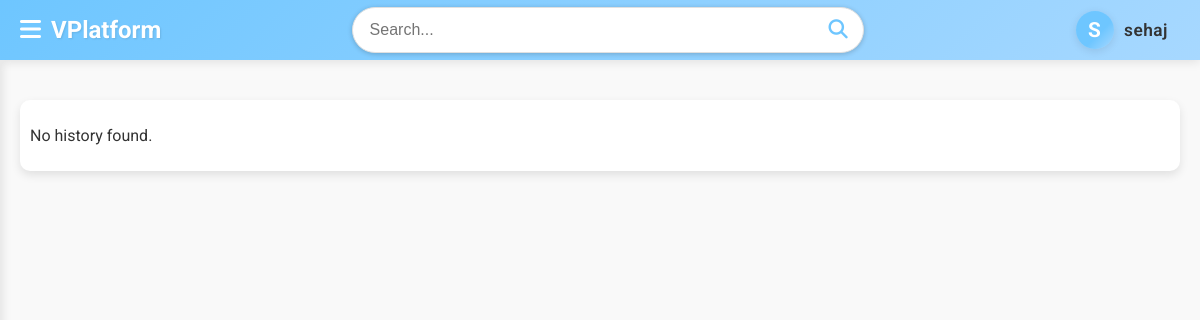
The page /history/ (signed in) on the database as committed earlier.
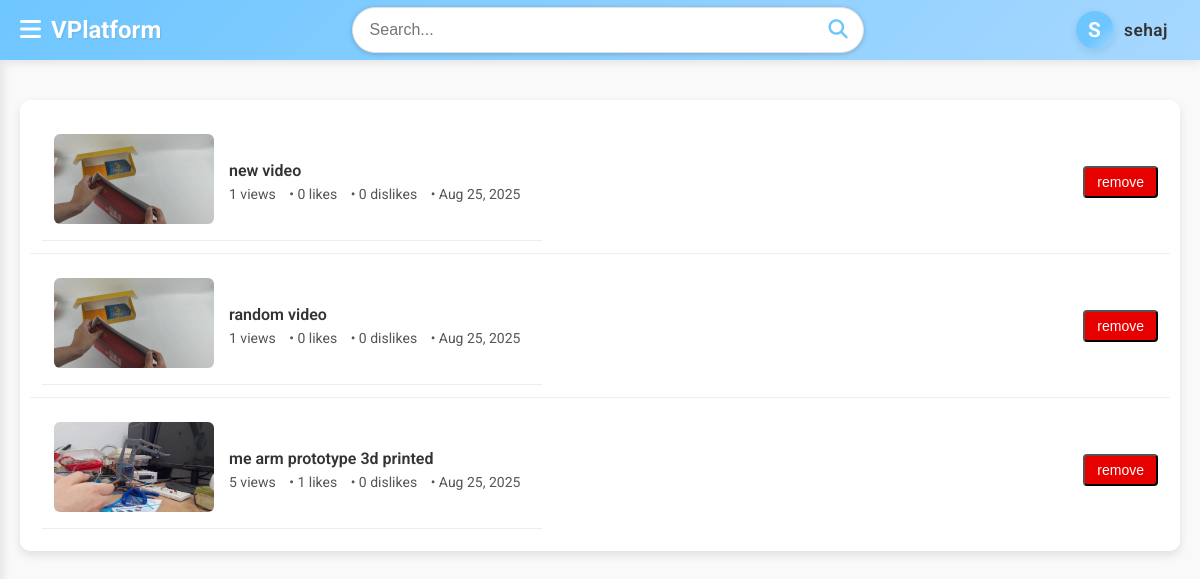
The same page on the database as committed later.
### videos_display/models.py (models this page shows, shortened)
class Video(models.Model):
    username = models.CharField(max_length=100)
    email = models.EmailField()
    title = models.CharField(max_length=200)
    description = models.CharField(max_length=2000)
    published_date = models.DateField(auto_now=True)
    category = models.CharField(max_length=25)
    video = models.FileField(upload_to='videos/')
    thumbnail = models.ImageField(upload_to='thumbnails/', null=True, blank=True)
    duration = models.CharField(max_length=8, blank=True, null=True)  # in seconds
    views = models.PositiveIntegerField(default=0)
    likes = models.PositiveIntegerField(default=0)
    dislikes = models.PositiveIntegerField(default=0)

### videos_display/views.py (the view)
# urls.py: path('history/',vd_views.history,name='history'),
def history(request):
    if request.user.is_authenticated:
        from .models import WatchHistory, Video
        history_entries = WatchHistory.objects.filter(user=request.user).order_by('-watched_at')
        video_ids = [entry.video.id for entry in history_entries]
        videos = list(Video.objects.filter(id__in=video_ids))
        videos_sorted = sorted(videos, key=lambda v: video_ids.index(v.id))
        return render(request, 'videos_display/history_page.html', {'history_videos': videos_sorted})
    else:
        return render(request, 'User/sign_in_request_page.html')

### videos_display/templates/videos_display/history_page.html (shortened to what this page needs)
{% extends 'base.html' %}
{% load static %}
{% block extra_css %}
<link rel="stylesheet" href="{% static 'css/liked_video_page.css' %}">
{% endblock %}
{% block content %}
<div class="video-list" id="history-videos-list">
    {% for video in history_videos %}
    <div class="video-item" id="history-{{ video.id }}">
        <a href="{% url 'full_video' video.id %}" class="video-item">
            <div class="video-thumbnail">
                <img src="{{ video.thumbnail.url }}" alt="{{ video.title }}">
            </div>
            <div class="video-details">
                <div class="video-title">{{ video.title }}</div>
                <div class="video-meta">
                    <span>{{ video.views }} views</span> •
                    <span>{{ video.likes }} likes</span> •
                    <span>{{ video.dislikes }} dislikes</span> •
                    <span>{{ video.published_date|date:"M d, Y" }}</span>
                </div>
            </div>
        </a>
        <div class="video-actions">
            <button onclick="removeHistory('{{ video.id }}')" class="action-btn delete-btn">remove</button>
        </div>
    </div>
    {% empty %}
    <p>No history found.</p>
    {% endfor %}
</div>
{% endblock %}

Rows that differ between the two databases and show on the page:
added Video: thumbnail (picture), title "new video", views "1", likes "0", dislikes "0", published_date "Aug 25, 2025"
added Video: thumbnail (picture), title "random video", views "1", likes "0", dislikes "0", published_date "Aug 25, 2025"
now on this page (row edited): Video: thumbnail (picture), title "me arm prototype 3d printed", views "5", likes "1", dislikes "0", published_date "Aug 25, 2025"
Other text that changed with them:
text no longer shown: "No history found."
